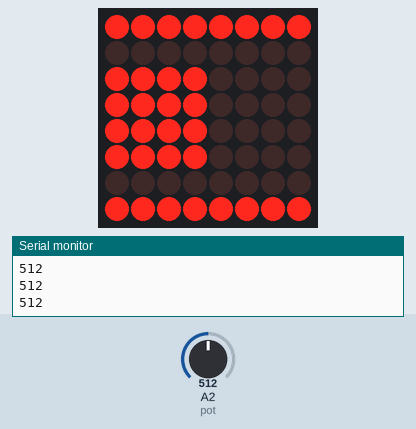
Bench run of a sketch on a simulated Arduino Uno, built with avr-gcc and run on an emulated ATmega328P. Shown: 8×8 LED matrix, the last lines printed to the serial monitor. Inputs (shaded band) come from the test bench; at power-on: A2 (pot) = 512.

Above: at 1.2 s.
1.3 s: A2 (pot) set to 716
At 2.6 s:
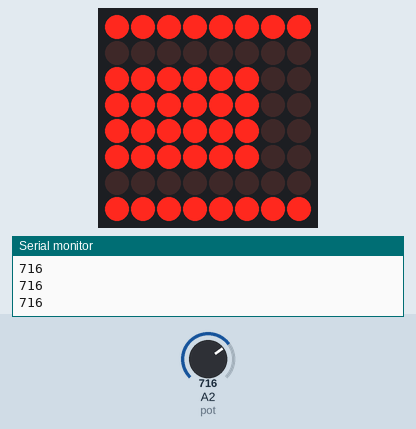
2.9 s: A2 (pot) set to 900
At 4.2 s:
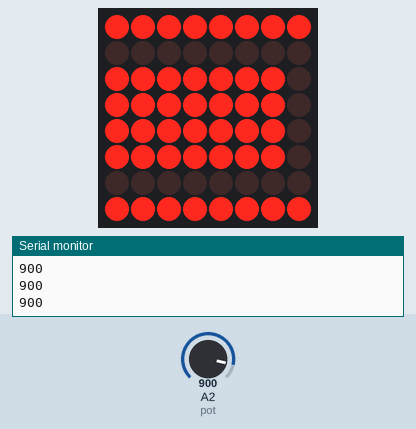
4.5 s: A2 (pot) set to 306
At 5.8 s:
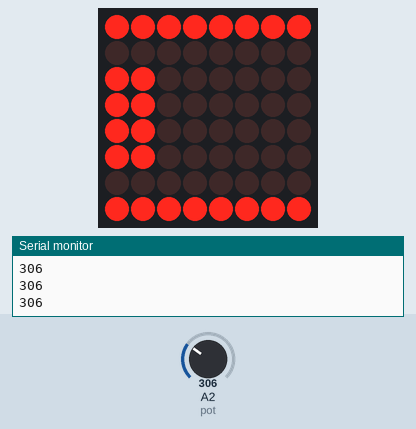
6.1 s: A2 (pot) set to 122
At 6.6 s:
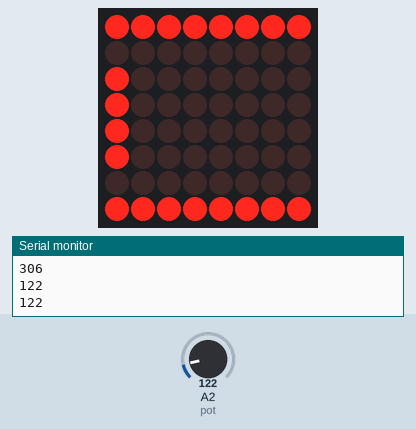
7.7 s: A2 (pot) set to 0
At 8.3 s:
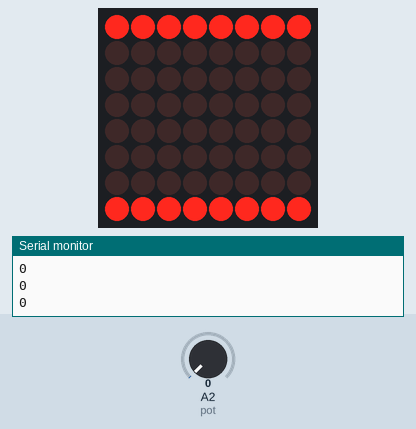
9.3 s: A2 (pot) set to 511
At 10.0 s:
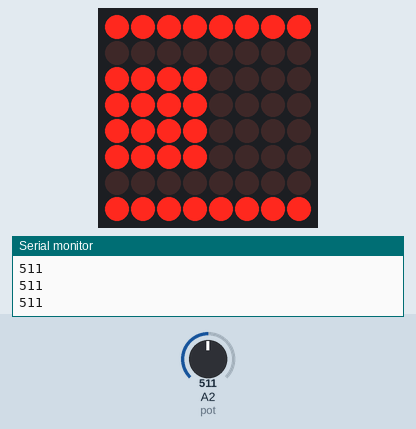
Timing chart, 0 to 11.9 s (numbered marks = the images above; inputs shaded):
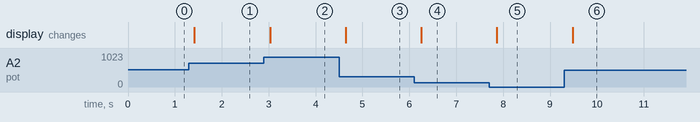

Measured:
- after the input at 1.3 s, the display: changes after 0.11 s (image 1)
- after the input at 2.9 s, the display: changes after 0.13 s (image 2)
- after the input at 4.5 s, the display: changes after 0.14 s (image 3)
- after the input at 6.1 s, the display: changes after 0.16 s (image 4)
- after the input at 7.7 s, the display: changes after 0.17 s (image 5)
- after the input at 9.3 s, the display: changes after 0.18 s (image 6)

The sketch:

matriz_led_pot.ino
```cpp
/*
   Sketch de pruebas para la Matriz de Led 8*8 con el chip MAX7219
   usando la librería LedControl.h
   Se utiliza un potenciómetro conectado al pin analógico 2 (A2).
   El valor del potenciómetro se muestra como una barra en la matriz de led.
   La orientación de la barra corresponde a la ubicación de la matriz en la protoboard
   (por eso está invertida).
   Toda la información y video de demostración en:
   https://thenerdyapprentice.blogspot.com/
*/

#include <LedControl.h>

LedControl lc = LedControl(11, 13, 10, 1); // Creamos objeto (DIN, CLS, CS, Nro. de dispositivos)

const int pot = A2; // Nuestro potenciómetro
int valor = 0; // Variable que usaremos luego junto a la función map()

/* Definimos el array (en formato binario) con las líneas correspondientes
   a los puntos en la matriz para generar la imágen
*/

byte cero[8] {
  B11111111,
  B00000000,
  B00000000,
  B00000000,
  B00000000,
  B00000000,
  B00000000,
  B11111111
};

byte uno[8] {
  B11111111,
  B00000000,
  B10000000,
  B10000000,
  B10000000,
  B10000000,
  B00000000,
  B11111111
};

byte dos[8] {
  B11111111,
  B00000000,
  B11000000,
  B11000000,
  B11000000,
  B11000000,
  B00000000,
  B11111111
};

byte tres[8] {
  B11111111,
  B00000000,
  B11100000,
  B11100000,
  B11100000,
  B11100000,
  B00000000,
  B11111111
};

byte cuatro[8] {
  B11111111,
  B00000000,
  B11110000,
  B11110000,
  B11110000,
  B11110000,
  B00000000,
  B11111111
};

byte cinco[8] {
  B11111111,
  B00000000,
  B11111000,
  B11111000,
  B11111000,
  B11111000,
  B00000000,
  B11111111
};

byte seis[8] {
  B11111111,
  B00000000,
  B11111100,
  B11111100,
  B11111100,
  B11111100,
  B00000000,
  B11111111
};

byte siete[8] {
  B11111111,
  B00000000,
  B11111110,
  B11111110,
  B11111110,
  B11111110,
  B00000000,
  B11111111
};

byte ocho[8] {
  B11111111,
  B00000000,
  B11111111,
  B11111111,
  B11111111,
  B11111111,
  B00000000,
  B11111111
};

// Creamos las funciones que llamaremos luego para mostrar la barra de progreso en la matriz

void mostrar_cero() {
  for (int i = 0; i < 8; i++) // Itera 8 veces por el array
  {
    lc.setRow(0, i, cero[i]);
  }
}

void mostrar_uno() {
  for (int i = 0; i < 8; i++) // Itera 8 veces por el array
  {
    lc.setRow(0, i, uno[i]);
  }
}

void mostrar_dos() {
  for (int i = 0; i < 8; i++) // Itera 8 veces por el array
  {
    lc.setRow(0, i, dos[i]);
  }
}

void mostrar_tres() {
  for (int i = 0; i < 8; i++) // Itera 8 veces por el array
  {
    lc.setRow(0, i, tres[i]);
  }
}

void mostrar_cuatro() {
  for (int i = 0; i < 8; i++) // Itera 8 veces por el array
  {
    lc.setRow(0, i, cuatro[i]);
  }
}

void mostrar_cinco() {
  for (int i = 0; i < 8; i++) // Itera 8 veces por el array
  {
    lc.setRow(0, i, cinco[i]);
  }
}

void mostrar_seis() {
  for (int i = 0; i < 8; i++) // Itera 8 veces por el array
  {
    lc.setRow(0, i, seis[i]);
  }
}

void mostrar_siete() {
  for (int i = 0; i < 8; i++) // Itera 8 veces por el array
  {
    lc.setRow(0, i, siete[i]);
  }
}

void mostrar_ocho() {
  for (int i = 0; i < 8; i++) // Itera 8 veces por el array
  {
    lc.setRow(0, i, ocho[i]);
  }
}


void setup() {

  Serial.begin(9600);   // Iniciamos el puerto serie (sirve para debug)
  lc.shutdown(0, false);    // Enciende la matriz
  lc.setIntensity(0, 6);   // Establece brillo
  lc.clearDisplay(0);     // Apaga matriz

}

void loop() {
/* Mapeamos la entrada del potenciómetro para adaptarlo al rango de barras que muestra la matriz;
   utilizamos el valor de 9 en vez de 8 (cantidad de barras) para evitar las fluctuaciones de la lectura del
   potenciómetro. Quizás mi potenciómetro es de mala calidad :)
*/
  valor = map(analogRead(pot), 0, 1023, 0, 9); // Mapeamos los valores de potenciómetro y guardamos el resultado en la variable
  Serial.println(analogRead(pot)); // Esta línea no es necesaria (sirve para debug)

// Según el valor que obtenemos de mapear el input del potenciómetro llamaremos a la función correspondiente

  switch (valor) {
    case 0:
      mostrar_cero();
      break;

    case 1:
      mostrar_uno();
      break;

    case 2:
      mostrar_dos();
      break;

    case 3:
      mostrar_tres();
      break;

    case 4:
      mostrar_cuatro();
      break;

    case 5:
      mostrar_cinco();
      break;

    case 6:
      mostrar_seis();
      break;

    case 7:
      mostrar_siete();
      break;

    case 8:
      mostrar_ocho();
      break;
  }

  delay(200);

}
```
